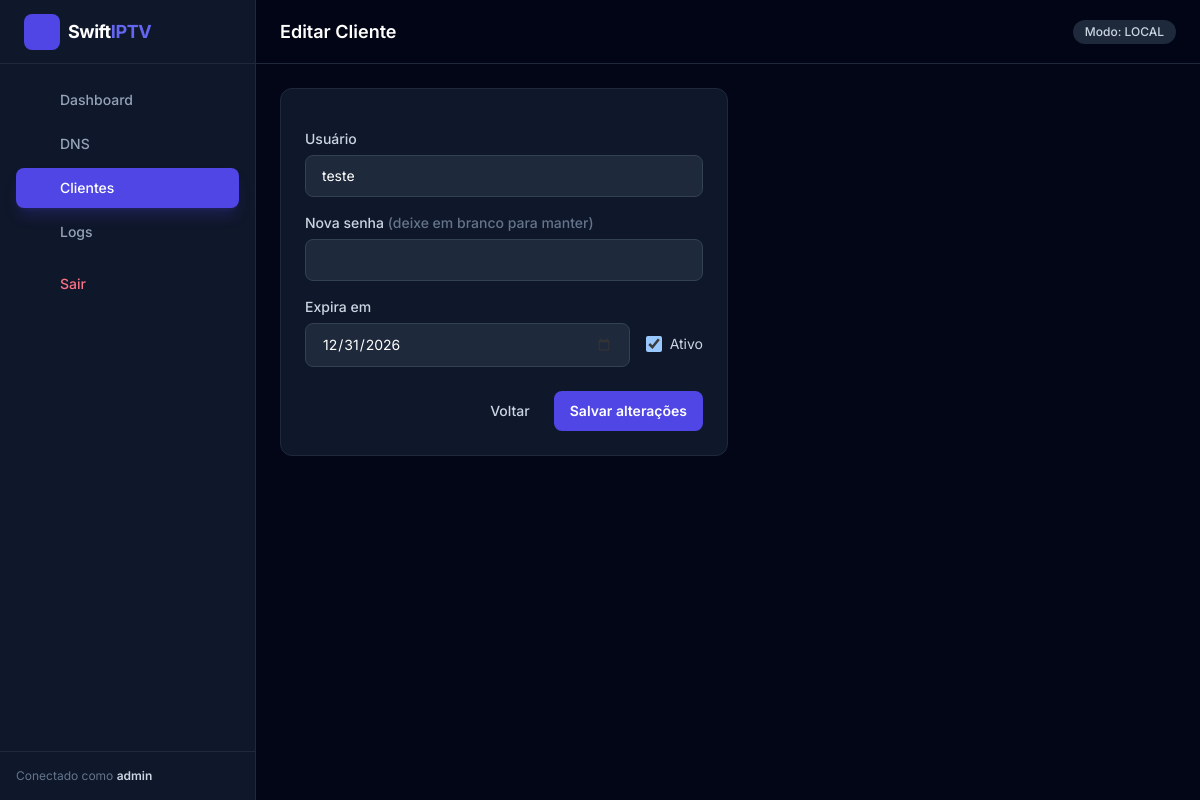
Screenshot of /clientes/edit.php?id=1 (signed in) with the database file from the repository.
### tables this page shows
CREATE TABLE clientes (
    id            INT UNSIGNED NOT NULL AUTO_INCREMENT,
    username      VARCHAR(191)  NOT NULL,
    password_hash VARCHAR(255)  NOT NULL,
    ativo         TINYINT(1)    NOT NULL DEFAULT 1,
    expira_em     DATE          NULL DEFAULT NULL,
    criado_em     DATETIME      NOT NULL DEFAULT CURRENT_TIMESTAMP,
    ultimo_acesso DATETIME      NULL DEFAULT NULL,
    PRIMARY KEY (id),
    UNIQUE KEY uq_clientes_username (username)
);

### clientes/edit.php (the view, shortened to what this page needs)
<?php
require_once __DIR__ . '/../includes/functions.php';
$pdo  = db();
$id = (int) ($_GET['id'] ?? $_POST['id'] ?? 0);
$stmt = $pdo->prepare('SELECT * FROM clientes WHERE id = ? LIMIT 1');
$stmt->execute([$id]);
$cliente = $stmt->fetch();
?>
<div class="max-w-md rounded-xl border border-slate-800 bg-slate-900 p-6">
    <form method="post" class="space-y-4">
        <div>
            <label class="mb-1.5 block text-sm font-medium text-slate-300">Usuário</label>
            <input type="text" name="username" required value="<?= e($cliente['username']) ?>" class="w-full rounded-lg border border-slate-700 bg-slate-800 px-4 py-2.5 text-sm text-white focus:border-brand-500 focus:outline-none">
        </div>
        <div>
            <label class="mb-1.5 block text-sm font-medium text-slate-300">Nova senha <span class="text-slate-500">(deixe em branco para manter)</span></label>
            <input type="text" name="password" class="w-full rounded-lg border border-slate-700 bg-slate-800 px-4 py-2.5 text-sm text-white focus:border-brand-500 focus:outline-none">
        </div>
        <div class="flex items-center gap-4">
            <div class="flex-1">
                <label class="mb-1.5 block text-sm font-medium text-slate-300">Expira em</label>
                <input type="date" name="expira_em" value="<?= $cliente['expira_em'] ? e($cliente['expira_em']) : '' ?>" class="w-full rounded-lg border border-slate-700 bg-slate-800 px-4 py-2.5 text-sm text-white focus:border-brand-500 focus:outline-none [color-scheme:dark]">
            </div>
            <label class="mt-6 flex items-center gap-2 text-sm text-slate-300">
                <input type="checkbox" name="ativo" <?= $cliente['ativo'] ? 'checked' : '' ?> class="h-4 w-4 rounded border-slate-600 bg-slate-800 text-brand-600"> Ativo
            </label>
        </div>
        <div class="flex justify-end gap-2 pt-2">
            <a href="index.php" class="rounded-lg px-4 py-2.5 text-sm font-medium text-slate-300 hover:bg-slate-800">Voltar</a>
            <button type="submit" class="rounded-lg bg-brand-600 px-4 py-2.5 text-sm font-semibold text-white hover:bg-brand-700">Salvar alterações</button>
        </div>
    </form>
</div>

### assets/style.css (style rules this page uses)
:root { color-scheme: dark; }

### rows the page displays
clientes: username "teste", expira_em "12/31/2026", ativo "☑"

### other values shown
$item['label'] "Dashboard"
$item['label'] "DNS"
$item['label'] "Clientes"
$item['label'] "Logs"
$op['username'] "admin"
$title "Editar Cliente"
AUTH_MODE "LOCAL"
